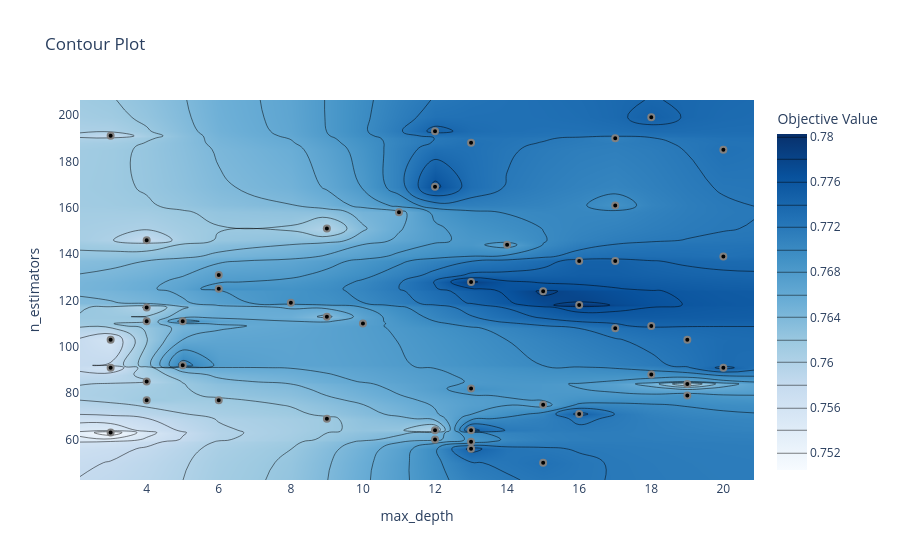

The code cell stored with this chart in its notebook:
### Code cell
# 4. Contour Plot
plot_contour(study).show()

### Figure 1 — Plotly figure (JSON) as saved in the notebook; plotly's stock layout.template omitted (floating-point values rounded to 4 significant figures; data arrays with more than 128 entries replaced by an {"elided": "..."} marker saying what was removed)
{"data": [{"colorbar": {"title": {"text": "Objective Value"}}, "colorscale": [[0, "rgb(247,251,255)"], [0.125, "rgb(222,235,247)"], [0.25, "rgb(198,219,239)"], [0.375, "rgb(158,202,225)"], [0.5, "rgb(107,174,214)"], [0.625, "rgb(66,146,198)"], [0.75, "rgb(33,113,181)"], [0.875, "rgb(8,81,156)"], [1, "rgb(8,48,107)"]], "connectgaps": true, "contours": {"coloring": "heatmap"}, "hoverinfo": "none", "line": {"smoothing": 1.3}, "reversescale": false, "type": "contour", "x": [2.15, 3, 4, 5, 6, 8, 9, 10, 11, 12, 13, 14, 15, 16, 17, 18, 19, 20, 20.85], "y": [42.55, 50, 56, 59, 60, 63, 64, 69, 71, 75, 77, 79, 82, 84, 85, 88, 91, 92, 103, 108, 109, 110, 111, 113, 117, 118, 119, 124, 125, 128, 131, 137, 139, 144, 146, 151, 158, 161, 169, 185, 188, 190, 191, 193, 199, 206.4], "z": {"elided": "46x19 float values"}}, {"marker": {"color": "black", "line": {"color": "Gray", "width": 2}}, "mode": "markers", "name": "Feasible Trial", "showlegend": false, "type": "scatter", "x": [3, 19, 16, 5, 12, 17, 20, 13, 13, 9, 16, 17, 4, 6, 19, 10, 18, 4, 17, 18, 17, 11, 14, 6, 5, 15, 20, 16, 12, 13, 6, 18, 13, 3, 9, 12, 4, 4, 13, 12, 20, 4, 15, 9, 3, 13, 8, 19, 15, 3], "y": [103, 103, 71, 92, 64, 108, 185, 56, 59, 113, 118, 137, 117, 131, 79, 110, 109, 85, 161, 88, 190, 158, 144, 77, 111, 50, 91, 137, 169, 82, 125, 199, 188, 191, 69, 193, 111, 77, 128, 60, 139, 146, 75, 151, 91, 64, 119, 84, 124, 63]}, {"marker": {"color": "#cccccc", "line": {"color": "Gray", "width": 2}}, "mode": "markers", "name": "Infeasible Trial", "showlegend": false, "type": "scatter", "x": [], "y": []}], "layout": {"title": {"text": "Contour Plot"}, "xaxis": {"range": [2.15, 20.85], "title": {"text": "max_depth"}}, "yaxis": {"range": [42.55, 206.4], "title": {"text": "n_estimators"}}}}
